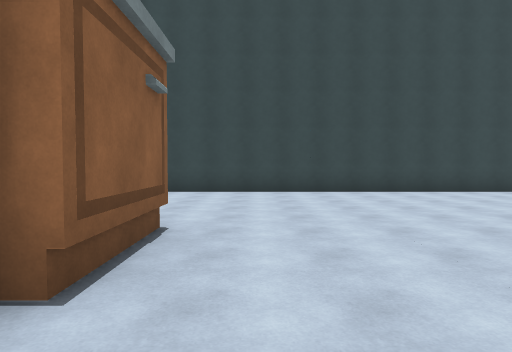
View 1 (above)

14 first-person views from a walk through a Unity game level. The camera is 1.5 m above the floor, tilts 2° down and sees 75° across. The floor is counted in squares, 2 m on a side. Each view is taken from the middle of a square. On the plan, view 1 faces up. The plan holds only what a view shows up to about 11 squares ahead; the rest is blank. The place goes on beyond the plan. The player character is not drawn. Some animated figures are not drawn. Door leaves are left out, so doorways stand open. Surface patterns are stand-ins for the level's own textures.

View 2
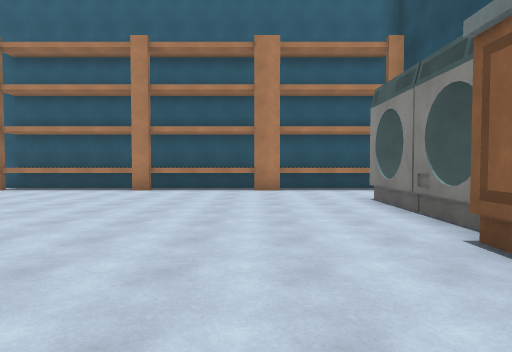

View 3
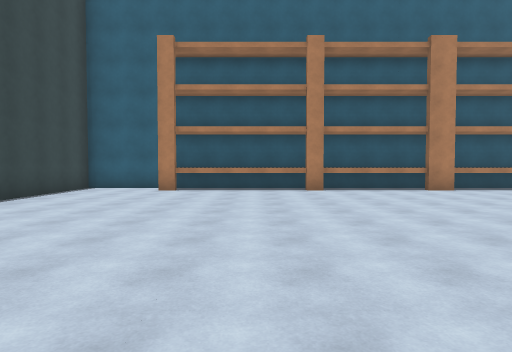

View 4
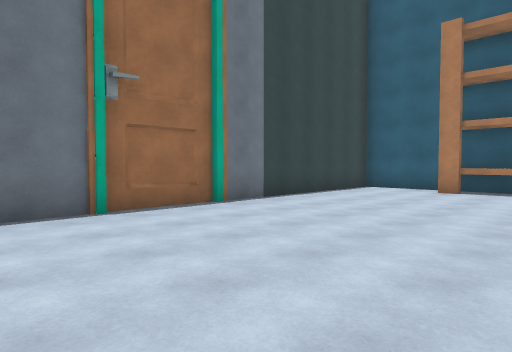

View 5
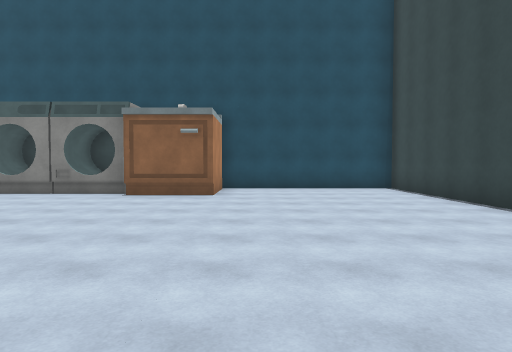

View 6
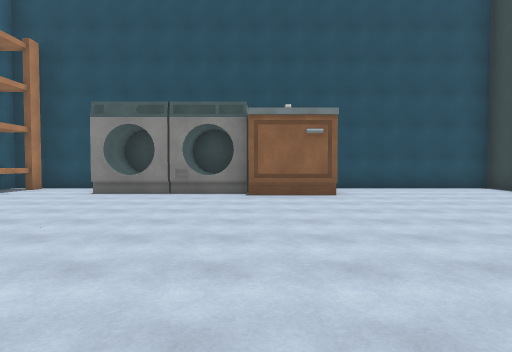

View 7
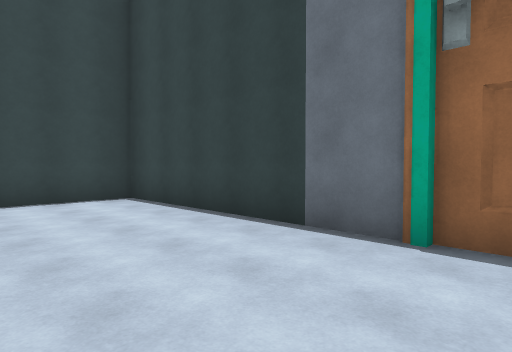

View 8
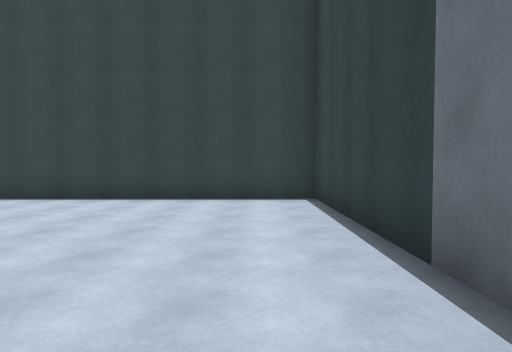

View 9
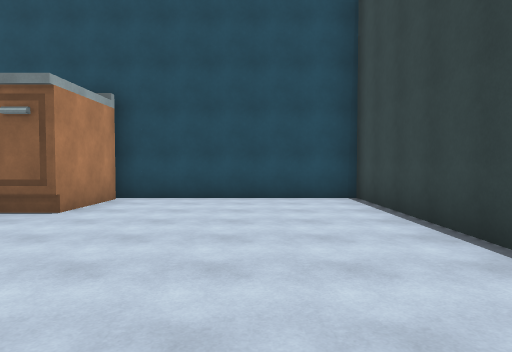

View 10
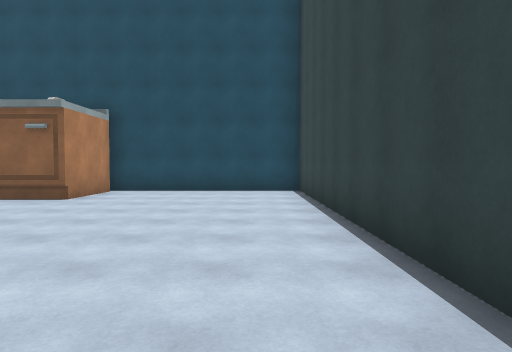

View 11
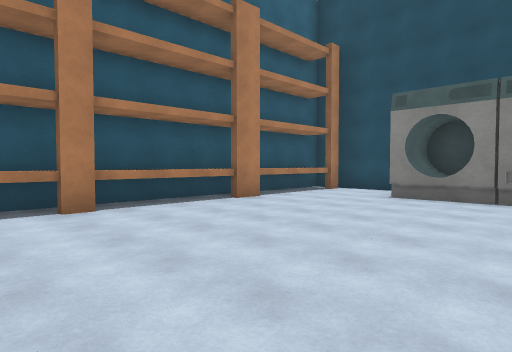

View 12
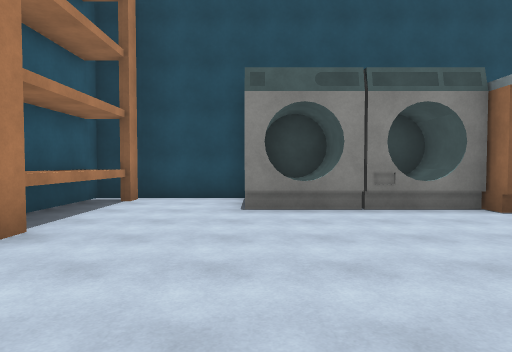

View 13
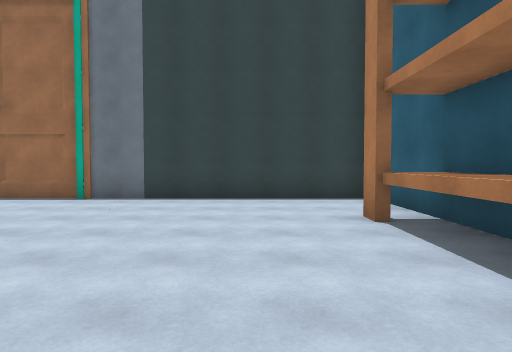

View 14
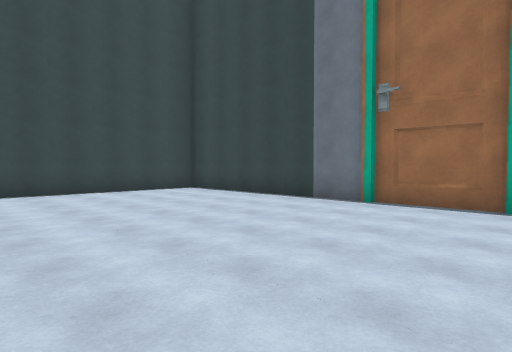

### Floor plan
Key: @ floor where view 1 was taken; # wall or solid block; . floor; D open door; = window, fence, low wall or low ledge; ^ raised ledge; S sink; W washer; R dryer.
Columns run from 4 left of view 1 to 12 right of it. Each row starts with its distance up from view 1.
 10 ################
  9 =...............#
  8 =...............#
  7 =...............#
  6 =...............#
  5 =...............=
  4 =###............#
  3  #S#............#
  2  #S#............#
  1  #WD............#
  0  ##.@...........#
 -1  #RD............#
 -2 =##.............#
 -3 =...............#
 -4 =...............#
 -5 =#^^^#^^^^^^^#..=
 -6 #############===

Where each view was taken, in squares from view 1:
view 1: 0 up, 0 right, facing up
view 2: 5 up, 1 right, facing down
view 3: 5 up, 6 right, facing down
view 4: 5 up, 6 right, facing down-right
view 5: 5 up, 7 right, facing left
view 6: 2 up, 7 right, facing left
view 7: 2 up, 8 right, facing up-right
view 8: 2 up, 10 right, facing up
view 9: 7 up, 4 right, facing left
view 10: 8 up, 6 right, facing left
view 11: 1 up, 6 right, facing down-left
view 12: 2 down, 4 right, facing left
view 13: 3 down, 4 right, facing right
view 14: 0 up, 5 right, facing up-right
